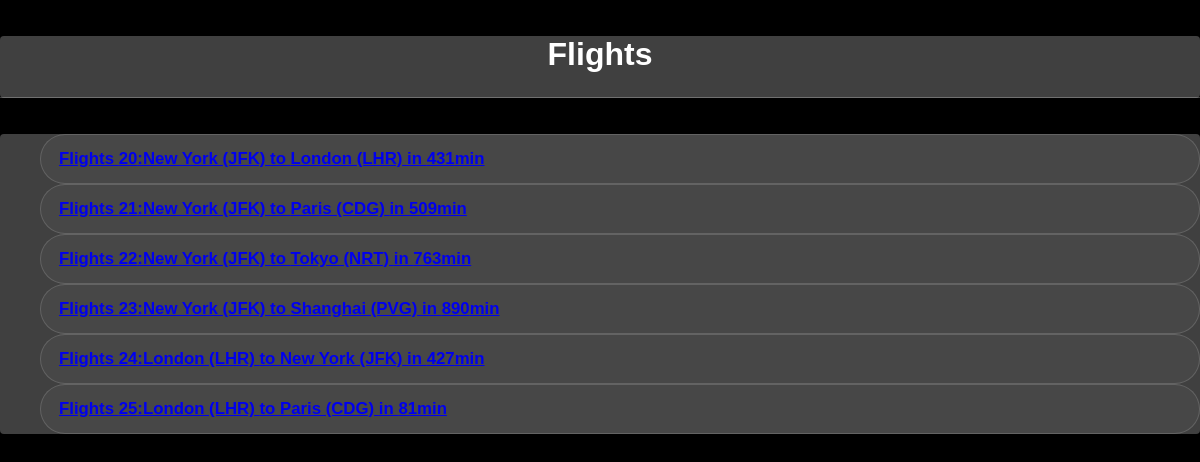
The app's page /flights/ with its own data.
### flights/models.py (models this page shows, shortened)
class Flight(models.Model):
    origin = models.ForeignKey(
        Airports, on_delete=models.CASCADE, related_name="arrivals"
    )
    destination = models.ForeignKey(
        Airports, on_delete=models.CASCADE, related_name="departures"
    )
    duration = models.IntegerField()

class Airports(models.Model):
    city = models.CharField(max_length=64)
    code = models.CharField(max_length=3)
    def __str__(self):
        return f"{self.city} ({self.code})"

### flights/views.py (the view)
# urls.py: path("", views.index, name="index"),
def index(request):
    return render(request, "flights/index.html", {
        "flights": Flight.objects.all()
    })

### flights/templates/flights/index.html
{% extends "flights/layout.html" %}
{% block body %}
    <div>
        <h1>Flights</h1>
        <hr>
    </div>
    <div>
    <ul>
        {% for flight in flights %}
        <li>
            <a href="{% url 'flights' flight.id %}">
            Flights {{flight.id}}:{{flight.origin}} to {{flight.destination}} in {{flight.duration}}min
            </a>
        </li>
        {% endfor %}
    </ul>
    </div>
{% endblock body %}

### flights/templates/flights/layout.html (shortened to what this page needs)
{% load static %}
<!DOCTYPE html>
<html lang="en">
<head>
    <link href="{% static 'flights/style.css' %}" rel="stylesheet">
</head>
<body>
        {% block body %}
        {% endblock%}
</body>
</html>

### flights/static/flights/style.css (style rules this page uses)
* { box-sizing: border-box; }
html, body { min-height: 100%; }
body { margin: 0; font-family: Arial, sans-serif; background: #000; color: #ffffff; }
body::before { content: ""; position: fixed; inset: 0; background: rgba(0, 0, 0, 0.55); pointer-events: none; z-index: -1; }
hr { border: none; border-bottom: 1px solid rgba(255, 255, 255, 0.25); margin: 24px 0; }
h1 { color: #ffffff; font-size: clamp(2rem, 2vw, 4rem); text-align: center; margin: 0; }
ul li { font-size: clamp(1rem, 1.4vw, 1.8rem); font-weight: 700; padding: 14px 18px; border-radius: 999px; background: rgba(255, 255, 255, 0.04); border: 1px solid rgba(255, 255, 255, 0.15); transition: transform 0.2s ease, background 0.2s ease, border-color 0.2s ease; margin: 0; display: grid; align-items: left; overflow: hidden; box-sizing: 0.5vw; }
div { margin-top: 3vw; border-radius: 4px; background-color: rgba(255, 255, 255, 0.25); }

### records on screen
Flight: id "20", origin "New York (JFK)", destination "London (LHR)", duration "431"
Flight: id "21", origin "New York (JFK)", destination "Paris (CDG)", duration "509"
Flight: id "22", origin "New York (JFK)", destination "Tokyo (NRT)", duration "763"
Flight: id "23", origin "New York (JFK)", destination "Shanghai (PVG)", duration "890"
Flight: id "24", origin "London (LHR)", destination "New York (JFK)", duration "427"
Flight: id "25", origin "London (LHR)", destination "Paris (CDG)", duration "81"
